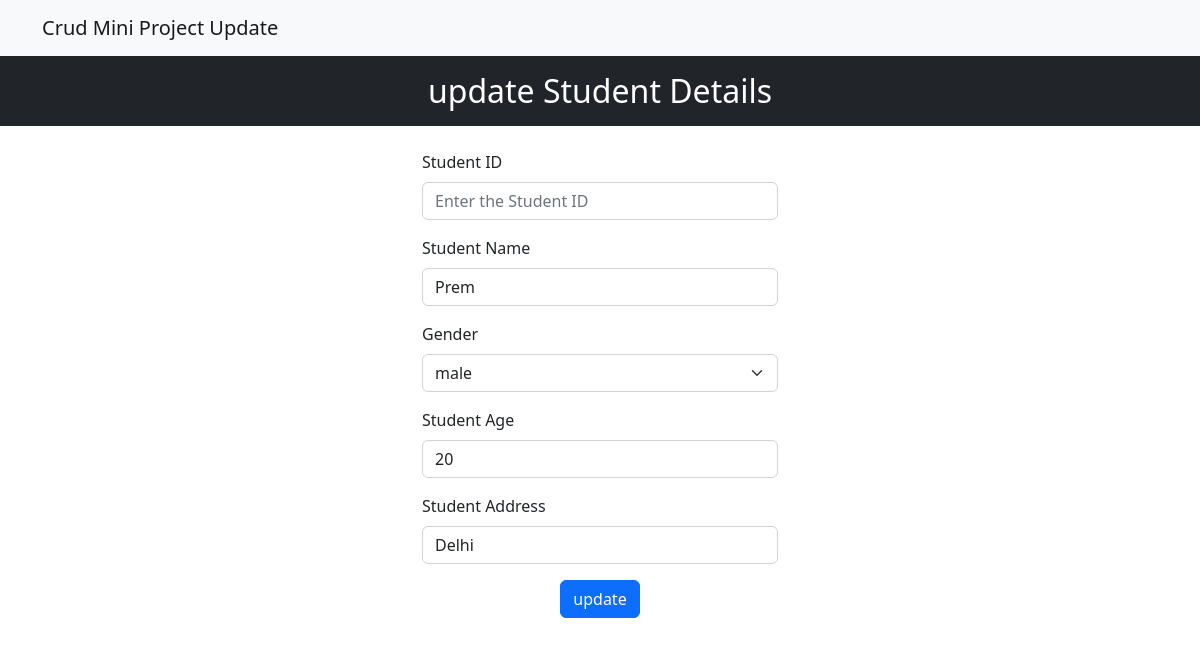
/update/15, run on the app's committed database.
### app/models.py (models this page shows, shortened)
class Student(models.Model):
    studentId=models.IntegerField()
    studentName=models.CharField(max_length=25,blank=False,null=False)
    gender=models.CharField(max_length=20)
    studentAge=models.IntegerField()
    studentAddress=models.CharField(max_length=80,blank=False,null=False)

### app/views.py (the view, shortened to what this page needs)
# urls.py: path('update/<id>', views.updateData,name="updateData"),
def updateData(request,id):
    d=Student.objects.get(id=id)
    context={"d":d}
    return render(request,"edit.html",context)

### templates/edit.html (shortened to what this page needs)
<!DOCTYPE html>
<html lang="en">
  <head>
    <link
      href="https://cdn.jsdelivr.net/npm/bootstrap@5.2.3/dist/css/bootstrap.min.css"
      rel="stylesheet"
    />
  </head>
  <body>
    <nav class="navbar navbar-expand-lg bg-light">
      <div class="container-md">
        <a class="navbar-brand" href="/">Crud Mini Project Update</a>
      </div>
    </nav>
    <h2 class="text-white bg-dark text-center p-3">update Student Details</h2>
    <div class="container mt-4">
      <div class="row justify-content-center">
        <div class="col-md-4">
          <form action="/update/{{d.id}}" method="post">
            <div class="mb-3">
              <label for="studentId" class="form-label">Student ID</label>
              <input
                type="text"
                class="form-control"
                id="studentId"
                placeholder="Enter the Student ID"
                name="studentId"
                required
              />
            </div>
            <div class="mb-3">
              <label for="studentName" class="form-label">Student Name</label>
              <input
                type="text"
                class="form-control"
                id="studentName"
                placeholder="Enter the Student Name"
                name="studentName"
                value="{{d.studentName}}"
                required
              />
            </div>
            <div class="mb-3">
              <label for="gender" class="form-label">Gender</label>
              <select class="form-select" id="gender" name="gender" required>
                <option value="" disabled selected>{{d.gender}}</option>
              </select>
            </div>
            <div class="mb-3">
              <label for="studentAge" class="form-label">Student Age</label>
              <input
                type="number"
                class="form-control"
                id="studentAge"
                placeholder="Enter the Student Age"
                name="studentAge"
                value="{{d.studentAge}}"
                required
              />
            </div>
            <div class="mb-3">
              <label for="studentAddress" class="form-label"
                >Student Address</label
              >
              <input
                type="text"
                class="form-control"
                id="studentAddress"
                placeholder="Enter the Student Address"
                name="studentAddress"
                value="{{d.studentAddress}}"
                required
              />
            </div>
            <div class="text-center">
              <button type="submit" class="btn btn-primary">update</button>
            </div>
          </form>
        </div>
      </div>
    </div>
  </body>
</html>

### data on the page
Student: studentName "Prem", gender "male", studentAge "20", studentAddress "Delhi"
